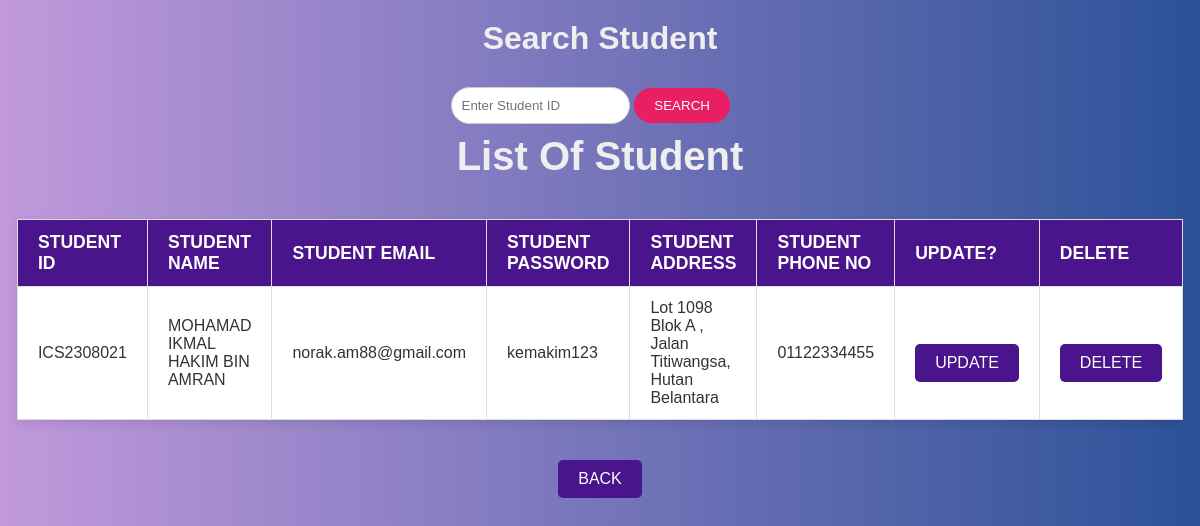
/homepage/staff_page/view_list_student, run on the app's committed database.
### FundMe/models.py (models this page shows)
class Student(models.Model):
    studentid = models.CharField(max_length=12, primary_key=True)
    studentname = models.CharField(max_length=200)
    studentemail = models.EmailField(max_length=200)
    studentpassword = models.CharField(max_length=50, validators=[MinLengthValidator(8)])
    studentphone = models.CharField(max_length=15)
    studentaddress = models.TextField(max_length=255)

### FundMe/views.py (the view)
# urls.py: path('homepage/staff_page/view_list_student',views.view_list_student,name='view_list_student'),
def view_list_student(request):
    user_name = request.session.get('user_name')
    user_role = request.session.get('user_role')
    if request.method == 'GET':
        s_id = request.GET.get('c_id')
        if s_id:
            mystudent= Student.objects.filter(studentid=s_id)
        else:
            mystudent = Student.objects.all()
        context = {
            'mystudent':mystudent,
            'user_name': user_name,
            'user_role': user_role,
        }
        return render(request, "view_list_student.html", context)
    return render(request, "view_list_student.html", {'user_name': user_name, 'user_role': user_role})

### FundMe/templates/view_list_student.html (shortened to what this page needs)
<!DOCTYPE html>
<html lang="en">
<head>
</head>
<body>
    <h2>Search Student</h2>
    <form action="" method="get">
        <input type="text" name="c_id" placeholder="Enter Student ID" style="padding: 10px; border-radius: 25px; border: 1px solid #ccc; width: 60%; margin: 10px 0;">
        <input type="submit" value="SEARCH" style="padding: 10px 20px; background-color: #e91e63; color: #fff; border: none; border-radius: 25px; cursor: pointer;">
    </form>
{% if mystudent %}
    <h1>List Of Student</h1>
<ul>
    {% for data in mystudent %}
    <table border="1">
        <thead>
            <th>STUDENT ID</th>
            <th>STUDENT NAME</th>
            <th>STUDENT EMAIL</th>
            <th>STUDENT PASSWORD</th>
            <th>STUDENT ADDRESS</th>
            <th>STUDENT PHONE NO</th>
            <th>UPDATE?</th>
            <th>DELETE</th>
        </thead>
        <tr>
            <td>{{data.studentid}}</td>
            <td>{{data.studentname}}</td>
            <td>{{data.studentemail}}</td>
            <td>{{data.studentpassword}}</td>
            <td>{{data.studentaddress}}</td>
            <td>{{data.studentphone}}</td>
            <td><button><a href="update_student/{{ data.studentid }}">UPDATE</a></button></td>
            <td><button><a href="delete_student/{{ data.studentid }}">DELETE</a></button></td>
        </tr>
    {% endfor %}
    </table>
</ul>
{% else %}
<p>No student found.</p>
{% endif %}
<button><a href="{% url 'staff_page' %}">BACK</button>
</body>
</html>

### FundMe/templates/view_list_student.html (style rules this page uses)
* { margin: 0; padding: 0; box-sizing: border-box; }
body { font-family: 'Arial', sans-serif; background: linear-gradient(to right, #c199dc, #2b5198); padding: 20px; color: #333; display: flex; flex-direction: column; align-items: center; }
h1 { font-size: 2.5rem; color: #eeeeee; margin-bottom: 20px; text-align: center; }
h2 { font-size: 2rem; color: #eeeeee; margin-bottom: 20px; text-align: center; }
table { width: 100%; max-width: 800px; border-collapse: collapse; margin: 20px 0; box-shadow: 0 4px 10px rgba(0, 0, 0, 0.1); }
th, td { padding: 12px 20px; text-align: left; border: 1px solid #ddd; }
th { background-color: #4a148c; color: white; font-size: 1.1rem; }
td { font-size: 1rem; background-color: #fff; }
button { padding: 10px 20px; background-color: #4a148c; color: white; border: none; border-radius: 5px; cursor: pointer; font-size: 1rem; margin-top: 20px; }
button a { text-decoration: none; color: white; display: block; width: 100%; height: 100%; }

### data on the page
Student: studentid "ICS2308021", studentname "MOHAMAD IKMAL HAKIM BIN AMRAN", studentemail "norak.am88@gmail.com", studentpassword "kemakim123", studentaddress "Lot 1098 Blok A , Jalan Titiwangsa, Hutan Belantara", studentphone "01122334455"
